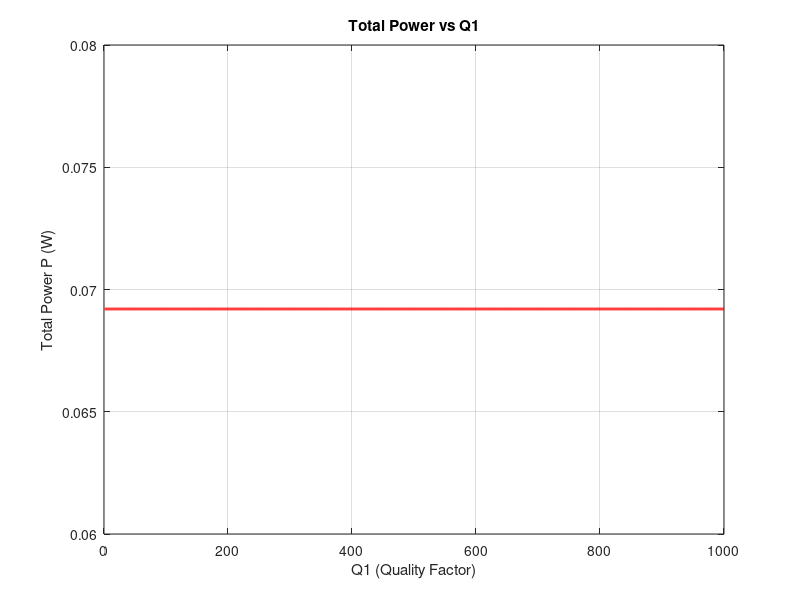

Write the MATLAB code that produced this figure.
% T Constants
mu = 300e-4;         % Mobility (cm^2/Vs -> m^2/Vs)
Cox = 1e-3;          % Oxide capacitance (F/m^2)
W = 10e-6;           % Channel width (m)
L = 1e-6;            % Channel length (m)
VT = 0.6;            % Threshold voltage (V)
VDD = 1.2;           % Drain-source voltage (V)

% Impedances (in ohms)
Z1 = 5 + 1j*2;  % Base impedance for Gate-Drain + Gate-Source
Z2 = 3 + 1j*5;       % Drain-Source connection
Z3 = 7 - 1j*3;       % Shared impedance between Gate-Source and Drain-Source
Z1_base = Z1;

% Fixed Gate voltage (VG = 0.6V)
VG = 0.6;              % Gate voltage (V)
V1 = VG; % Voltage at gate (fixed VG)
V2 = VDD; % Voltage at drain (constant VDD)

% Impedance values
X1 = imag(Z1);  % Imaginary part of Z1_base
X2 = imag(Z2);            % Imaginary part of Z2
X3 = imag(Z3);            % Imaginary part of Z3


% Scan Q1 from 0 to 1000 (vectorized)
Q1_scan = 0:1:1000;       % Q1 values to scan
Q1 = Q1_scan(:);          % Ensure Q1 is a column vector

% Modify Z1 with Q1 (matrix form to match Q1_scan)
Z1 = transpose(real(Z1_base) + 1j * (Q1*real(Z1_base)));  % Modify Z1 based on Q1

I1 = zeros(1, 1001);  % Current at gate (I1)
I2 = zeros(1, 1001);  % Current at drain (I2)
for i = 1:1001
    A = [Z1(1,i) + Z3, Z3; 
    Z3, Z2 + Z3];
    
    % Right-hand side vector
    B = -[V1; V2];
    
    % Solve for I1 and I2 using matrix inverse (or direct division)
    I = A \ B;  % Solve for currents I1 and I2
    
    % Extract currents
    I1 = I(1, :);  % Current at gate (I1)
    I2 = I(2, :);  % Current at drain (I2)
  
end



% Calculate MOSFET ID (only in saturation)
VGS = VG;  % Gate-Source voltage (fixed VG)
ID = zeros(size(VGS)); % Initialize drain current array

% Calculate ID in saturation region
VGS_VT = VGS - VT; % VGS - VT
ID(VGS_VT > 0) = 0.5 * mu * Cox * (W / L) * VGS_VT(VGS_VT > 0).^2;

% Calculate Padd
Padd = -0.5 * real(V1 .* conj(I1) + V2 .* conj(I2)); 

% Compute power for each Q1 using vectorized operations
P_total = Padd - 0.5 * abs(I1).^2 * X1 ./ Q1' - 0.5 * abs(I2).^2 * X2 / 1000 - 0.5 * abs(I1 + I2).^2 * X3 / 1000;

% Plot the results
figure;
plot(Q1_scan, P_total, 'r', 'LineWidth', 2);
grid on;
xlabel('Q1 (Quality Factor)');
ylabel('Total Power P (W)');
title('Total Power vs Q1');